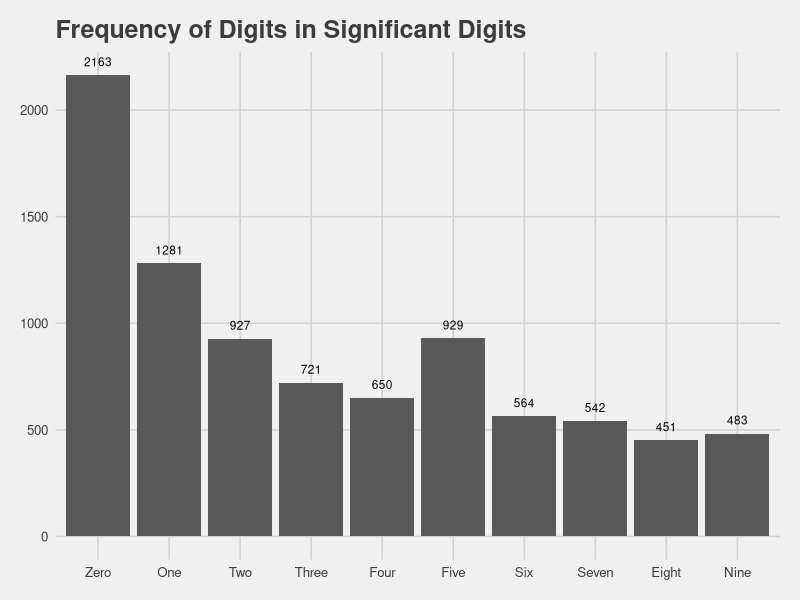

The R source for this figure:
library(ggplot2)
library(ggthemes)

#Read in counts data from CSV
list_of_counts <- read.csv("../data/counts.csv", header=TRUE)
print(list_of_counts)

#Manually refactor to force numeric order rather than alphabetic order in the plots
list_of_counts$DigitOrder <- factor(list_of_counts$Digit, levels=c("Zero","One","Two","Three","Four","Five","Six","Seven","Eight","Nine"))

#Create bar plot
plot_of_counts <- ggplot(list_of_counts, aes(x=DigitOrder, y=Counts)) + geom_bar(stat="identity")

#Add data labels above bars and title, axis labels
plot_of_counts <- plot_of_counts + geom_text(aes(label = Counts, ymax=0), position=position_dodge(width = 0.9), vjust=-1, size=3)
plot_of_counts <- plot_of_counts + labs(title = "Frequency of Digits in Significant Digits", y = "Num. of Occurances", x = "Digit")

#Adjust label positions
plot_of_counts <- plot_of_counts + theme(plot.title = element_text(vjust=2))
plot_of_counts <- plot_of_counts + theme(axis.title.x = element_text(vjust=-0.35))
plot_of_counts <- plot_of_counts + theme(axis.title.y = element_text(vjust=0.45))
plot_of_counts <- plot_of_counts + theme_fivethirtyeight()

#Save plots
#ggsave("count_of_digits.png", width = 5, height = 5)
ggsave("count_of_digits.pdf", width = 5, height = 5)
